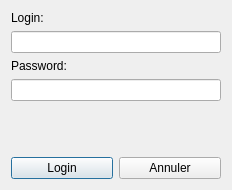
<?xml version="1.0" encoding="UTF-8"?>
<ui version="4.0">
 <class>AuthPrompt</class>
 <widget class="QDialog" name="AuthPrompt">
  <property name="geometry">
   <rect>
    <x>0</x>
    <y>0</y>
    <width>232</width>
    <height>190</height>
   </rect>
  </property>
  <property name="windowTitle">
   <string>Dialog</string>
  </property>
  <layout class="QGridLayout" name="gridLayout_2">
   <item row="0" column="0">
    <layout class="QGridLayout" name="gridLayout">
     <item row="1" column="0" colspan="2">
      <widget class="QLineEdit" name="login_input"/>
     </item>
     <item row="5" column="0">
      <widget class="QPushButton" name="accept_button">
       <property name="text">
        <string>Login</string>
       </property>
      </widget>
     </item>
     <item row="2" column="0">
      <widget class="QLabel" name="pass_label">
       <property name="text">
        <string>Password:</string>
       </property>
      </widget>
     </item>
     <item row="0" column="0">
      <widget class="QLabel" name="login_label">
       <property name="text">
        <string>Login:</string>
       </property>
      </widget>
     </item>
     <item row="5" column="1">
      <widget class="QPushButton" name="cancel_button">
       <property name="text">
        <string>Annuler</string>
       </property>
      </widget>
     </item>
     <item row="3" column="0" colspan="2">
      <widget class="QLineEdit" name="pass_input"/>
     </item>
     <item row="4" column="0">
      <spacer name="verticalSpacer">
       <property name="orientation">
        <enum>Qt::Vertical</enum>
       </property>
       <property name="sizeHint" stdset="0">
        <size>
         <width>20</width>
         <height>40</height>
        </size>
       </property>
      </spacer>
     </item>
    </layout>
   </item>
  </layout>
 </widget>
 <resources/>
 <connections>
  <connection>
   <sender>accept_button</sender>
   <signal>clicked()</signal>
   <receiver>AuthPrompt</receiver>
   <slot>accept()</slot>
   <hints>
    <hint type="sourcelabel">
     <x>61</x>
     <y>168</y>
    </hint>
    <hint type="destinationlabel">
     <x>115</x>
     <y>94</y>
    </hint>
   </hints>
  </connection>
  <connection>
   <sender>cancel_button</sender>
   <signal>clicked()</signal>
   <receiver>AuthPrompt</receiver>
   <slot>reject()</slot>
   <hints>
    <hint type="sourcelabel">
     <x>170</x>
     <y>168</y>
    </hint>
    <hint type="destinationlabel">
     <x>115</x>
     <y>94</y>
    </hint>
   </hints>
  </connection>
 </connections>
</ui>
